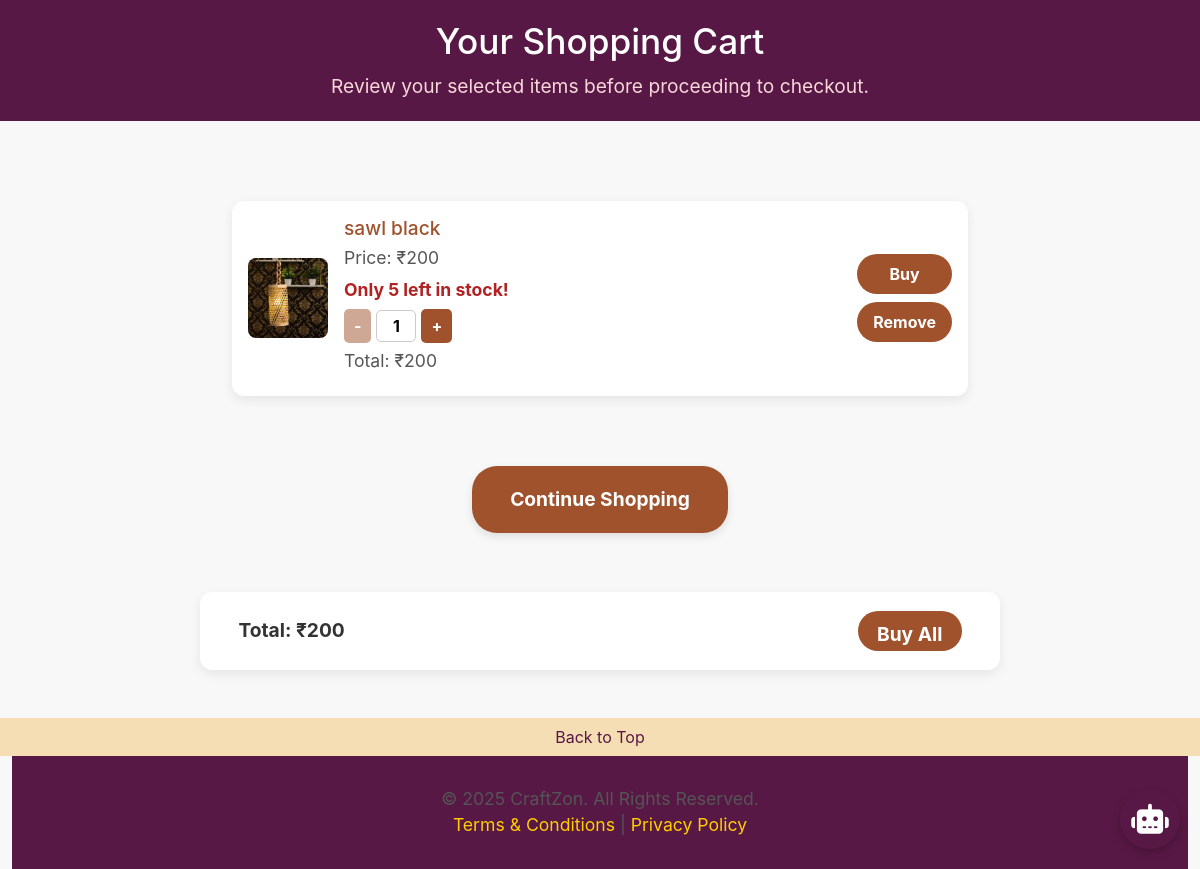
Screenshot of /user/cart.php (signed in) with the database file from the repository.
### tables this page shows
CREATE TABLE `user_cart` (
  `cart_id` int(11) NOT NULL,
  `user_id` int(11) NOT NULL,
  `product_id` int(11) NOT NULL,
  `quantity` int(11) DEFAULT 1,
  `added_at` timestamp NOT NULL DEFAULT current_timestamp()
);

CREATE TABLE `product_table` (
  `product_id` int(11) NOT NULL,
  `product_name` varchar(25) NOT NULL,
  `crafted_by` varchar(25) NOT NULL,
  `category` varchar(25) NOT NULL,
  `price` int(11) NOT NULL,
  `stock_quantity` int(11) NOT NULL,
  `product_description` varchar(200) NOT NULL,
  `image` varchar(255) NOT NULL,
  `created_at` date NOT NULL DEFAULT current_timestamp(),
  `status` enum('active','suspend') NOT NULL
);

### user/cart.php (the view, shortened to what this page needs)
<?php
$con = mysqli_connect("localhost", "root", "", "craftzon");
$uid = $_SESSION['users_id'] ?? 0;
$sel = "SELECT * FROM user_cart WHERE user_id = $uid";
$res = mysqli_query($con, $sel);
?>
<!DOCTYPE html>
<html lang="en">
<head>
<link href="https://cdnjs.cloudflare.com/ajax/libs/bootstrap/5.3.2/css/bootstrap.min.css" rel="stylesheet">
<link href='https://cdnjs.cloudflare.com/ajax/libs/font-awesome/6.7.2/css/all.min.css' rel='stylesheet'>
</head>
<body id="top1">
<div class="header">
    <h1>Your Shopping Cart</h1>
	<p style="margin-top: 10px; font-size: 1.2rem; color: #f8d7da;">
        Review your selected items before proceeding to checkout.
    </p>
</div>
<br><br>
<?php
 if (mysqli_num_rows($res) > 0): ?>
    <div class="cart-list">
    <?php
    while ($row = mysqli_fetch_array($res)):
        $pid = $row['product_id'];
        $selpr = "SELECT * FROM product_table WHERE product_id = '$pid'";
        $respr = mysqli_query($con, $selpr);
        $rowp = mysqli_fetch_array($respr);
    ?>
        <div class="cart-card" data-cartid="<?= $row['cart_id'] ?>" data-price="<?= $rowp['price'] ?>" data-pid="<?= $pid ?>" data-stock="<?= $rowp['stock_quantity'] ?>">
            <img src="../<?= $rowp['image'] ?>" class="cart-image">
            <div class="cart-details">
                <h5><?= $rowp['product_name'] ?></h5>
                <p>Price: ₹<?= $rowp['price'] ?></p>
                <?php
 if ($rowp['stock_quantity'] <= 10): ?>
            <p style="color:#B22222; font-weight:bold;">Only <?= $rowp['stock_quantity'] ?> left in stock!</p>
            <?php
 endif; ?>
                <div class="quantity-selector">
                    <button type="button" class="qty-btn" onclick="changeQty(<?= $row['cart_id'] ?>, -1)">-</button>
                    <input type="text" id="qty-<?= $row['cart_id'] ?>" value="<?= $row['quantity'] ?>" readonly>
                    <button type="button" class="qty-btn" onclick="changeQty(<?= $row['cart_id'] ?>, 1)">+</button>
                </div>
                <p>Total: ₹<span id="total-<?= $row['cart_id'] ?>"><?= $rowp['price'] * $row['quantity'] ?></span></p>
            </div>
            <div class="cart-actions">
<input type="button" value="Buy"
       onclick="
           document.getElementById('qty_hidden_<?php
 echo $row['cart_id']; ?>').value =
               document.getElementById('qty-<?php
 echo $row['cart_id']; ?>').value;
           document.getElementById('buyForm_<?php
 echo $row['cart_id']; ?>').submit();
       ">
                <form method="post">
                    <input type="submit" name="remove" value="Remove">
                </form>
            </div>
        </div>
    <?php
 endwhile; ?>
    </div>
    <button class="continue-shopping-button" onclick="window.location.href='crafthome.php'">Continue Shopping</button>
    <div class="cart-summary">
        <span>Total: ₹<span id="cart-total">0</span></span>
        <button class="order-now-btn" onclick="window.location.href='orderform_all.php?uid=<?= $uid ?>'">Buy All</button>
    </div>
<?php
 endif; ?>
<div class="container-fluid text-center mt-4">
			<div class="row mt-4" style="background-color:#f5deb3;">
				<div class="col-12">
					<a href="#top1" class="btn btn-link" style="text-decoration:none;color:#581845;">Back to Top</a>
				</div>
			</div>
		<div class="footer">
    <p>&copy; 2025 CraftZon. All Rights Reserved.</p>
    <p><a href="condition.html">Terms & Conditions</a> | <a href="privacypolicy.html">Privacy Policy</a></p>
</div>
	</div>
<?php
 include 'chatbot.php'; ?>
</body>
</html>

### user/cart.php (style rules this page uses)
body { margin:0; padding:0; font-family: 'Inter', sans-serif; background-color:#F8F8F8; color:#333; font-size:16px; display:flex; flex-direction:column; align-items:center; min-height:100vh; }
.cart-list { display:flex; flex-direction:column; align-items:center; gap:1.5em; padding:2em; width:100%; max-width:800px; }
.cart-card { display:flex; justify-content:space-between; align-items:center; background-color:#fff; padding:1em; border-radius:12px; box-shadow:0 4px 12px rgba(0,0,0,0.08); width:100%; }
.cart-image { width:80px; height:80px; border-radius:8px; object-fit:cover; }
.cart-details { flex:1; margin-left:1em; }
.cart-details h5 { margin:0; color:#A0522D; font-size:1.2em; }
.cart-details p { margin:0.3em 0; color:#555; }
.cart-actions { display:flex; flex-direction:column; gap:0.5em; }
.cart-actions input[type="button"], .cart-actions input[type="submit"], .continue-shopping-button { background-color:#A0522D; color:#fff; border:none; padding:0.5em 1em; border-radius:25px; cursor:pointer; font-weight:bold; transition:background-color 0.3s ease; }
.continue-shopping-button { margin:2em auto; font-size:1.2em; padding:1em 2em; box-shadow:0 4px 8px rgba(0,0,0,0.1); display:inline-block; }
h1 { color:#A0522D; font-size:1.8em; margin:0; }
p { font-size:1.1em; color:#555; margin:0; }
.quantity-selector { display:flex; align-items:center; gap:5px; margin-top:5px; }
.qty-btn { background-color:#A0522D; color:#fff; border:none; padding:5px 10px; font-size:16px; border-radius:5px; cursor:pointer; font-weight:bold; transition:background-color 0.3s ease; }
.quantity-selector input[type="text"] { width:40px; text-align:center; font-size:16px; font-weight:bold; border:1px solid #ccc; border-radius:5px; padding:3px 0; }
.cart-summary { margin-top:20px; background-color:#fff; padding:1em 2em; border-radius:12px; box-shadow:0 4px 12px rgba(0,0,0,0.08); width:90%; max-width:800px; display:flex; justify-content:space-between; align-items:center; font-size:1.2em; font-weight:bold; }
.order-now-btn { background-color: #A0522D; color: #fff; border: none; padding:0.5em 1em; height:40px; border-radius:25px; cursor:pointer; font-weight:bold; transition: background-color 0.3s ease; }
.header { background-color:#581845; color:#fff; padding: 20px 0; width:100%; text-align: center; }
.header h1 { color:white; margin: 0; font-size: 2.2rem; }
.header p { margin: 5px 0 0 0; font-size: 1rem; }
.footer { background-color: #581845; color: #fff; padding: 30px 20px; text-align: center; width:100%; }
.footer a { color: #ffcc00; text-decoration: none; }
a { text-decoration:none; color:white; }

### rows the page displays
user_cart: product.image (picture), product.product_name "sawl black", product.price "200", product.stock_quantity "5", quantity "1", $rowp['price']*$row['quantity'] "200"
